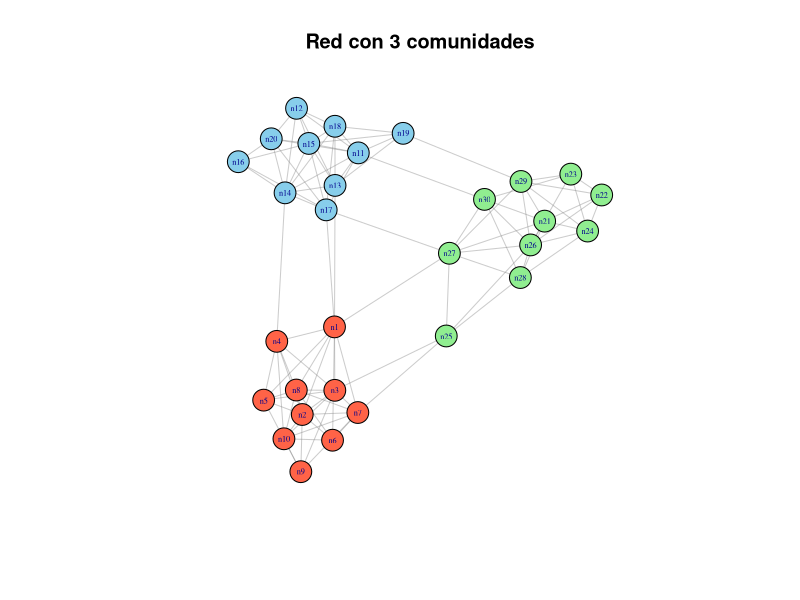
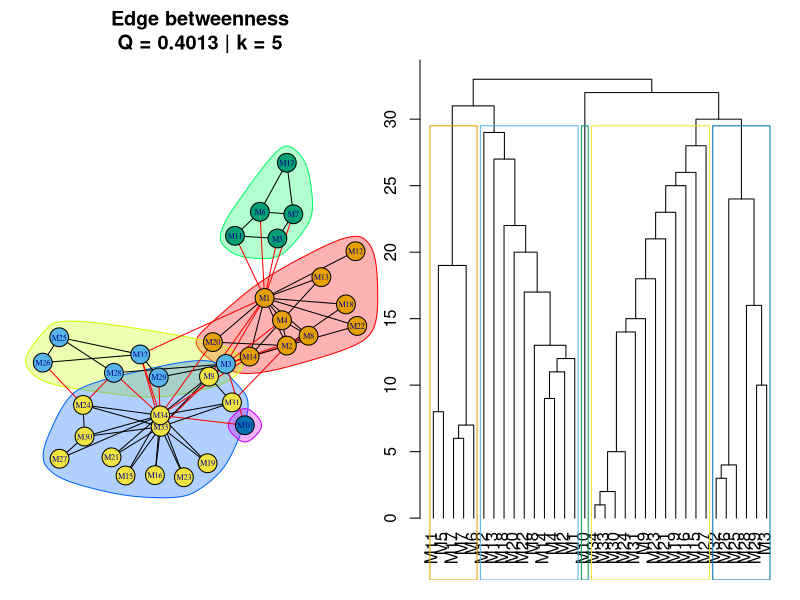
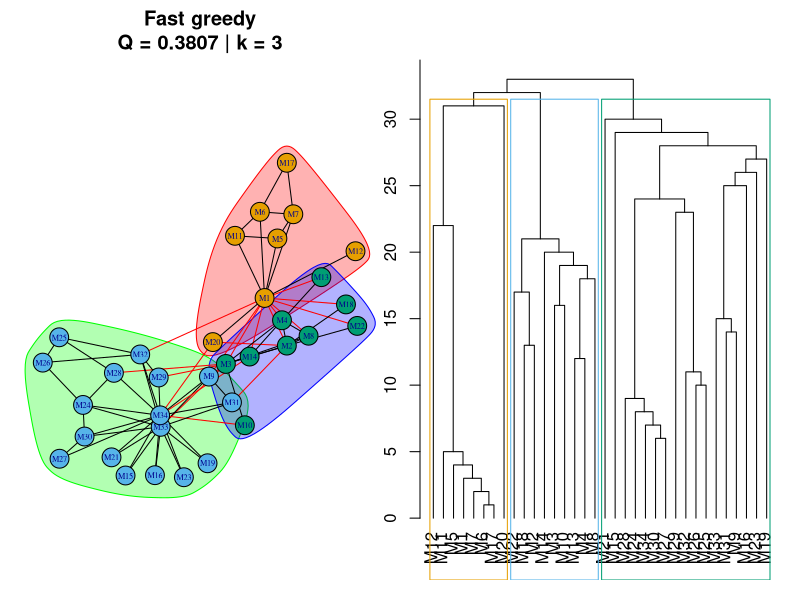
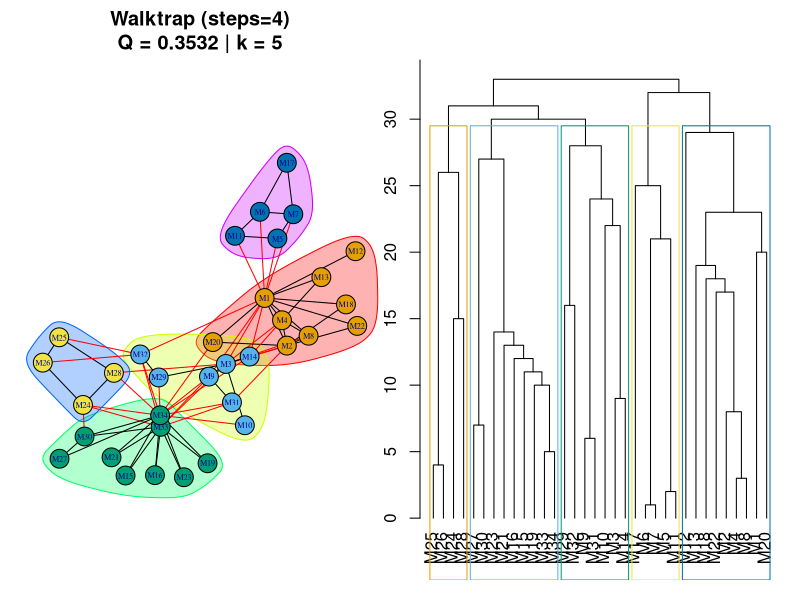
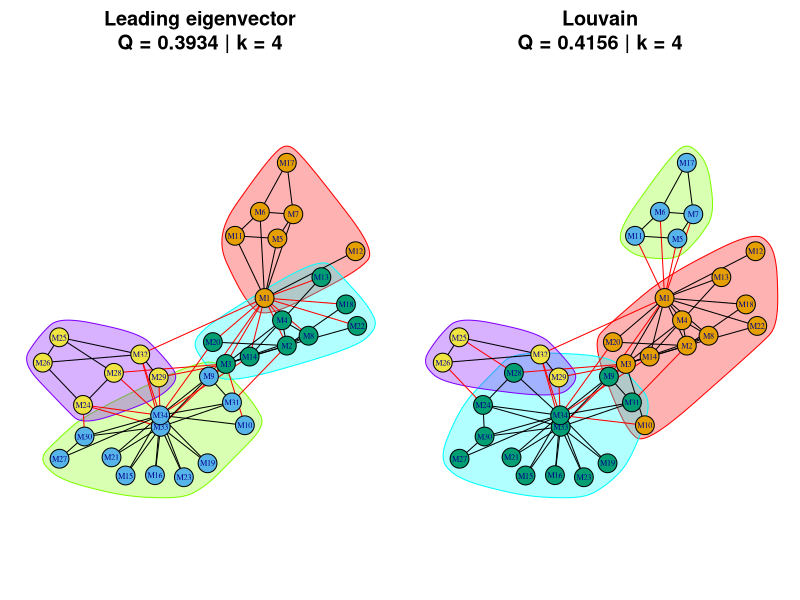
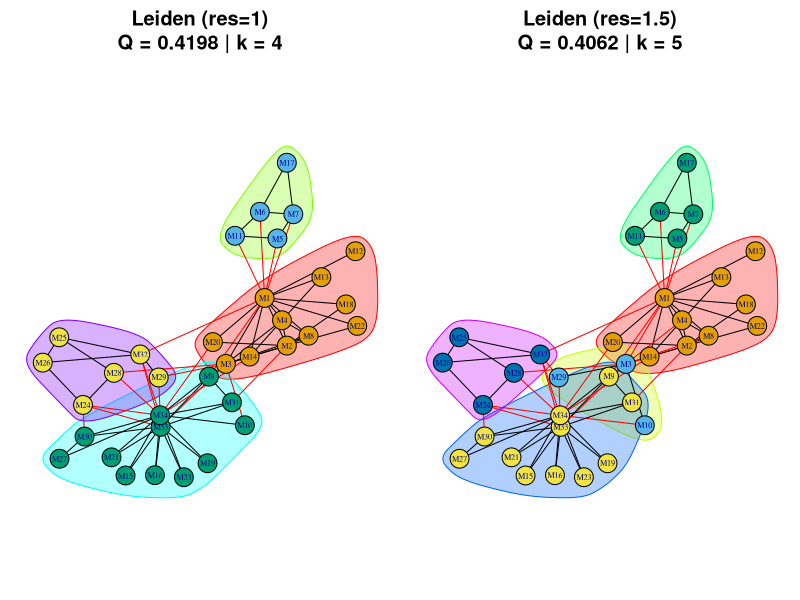
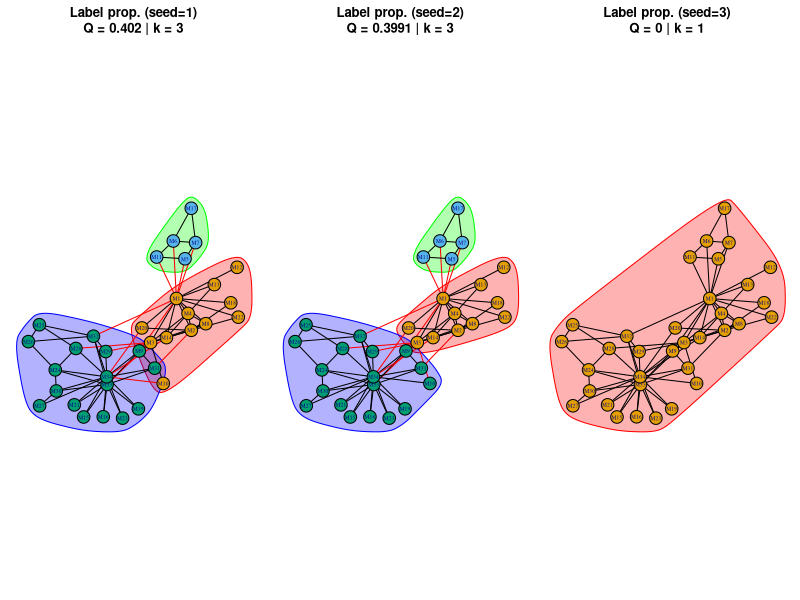
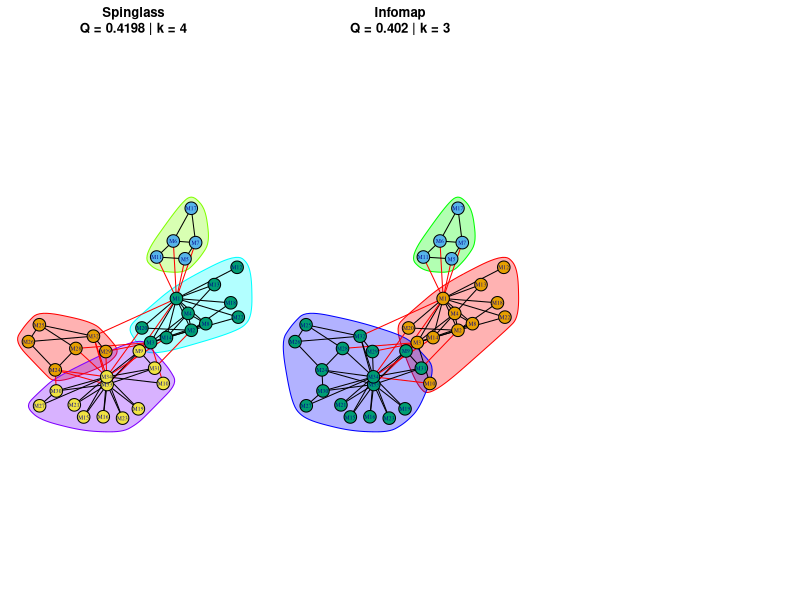

These charts were generated, in order, by the following R code:
## ---- chunk 1
#| label: setup-cap7

library(igraph)
## ---- chunk 2
#| label: fig-comunidades-concepto
#| fig-cap: "Ejemplo visual: red con 3 comunidades claramente separadas"
#| fig-alt: "Red con tres grupos de nodos densamente conectados internamente y escasamente conectados entre sí"

set.seed(42)

# Crear una red con estructura de comunidades clara
g_demo <- sample_islands(islands.n = 3, islands.size = 10, 
                         islands.pin = 0.6, n.inter = 3)
V(g_demo)$name <- paste0("n", 1:vcount(g_demo))

# Colorear por comunidad real
colores_demo <- rep(c("tomato", "skyblue", "lightgreen"), each = 10)

plot(g_demo,
     vertex.color = colores_demo,
     vertex.size = 12,
     vertex.label.cex = 0.5,
     edge.color = adjustcolor("gray50", 0.4),
     main = "Red con 3 comunidades")
## ---- chunk 3
#| label: modularidad-demo

# Asignar comunidades "reales" a la red demo
memb_real <- rep(1:3, each = 10)

cat("Modularidad con comunidades correctas:", 
    round(modularity(g_demo, memb_real), 4), "\n")

# Comparar con una asignación aleatoria
set.seed(10)
memb_random <- sample(1:3, vcount(g_demo), replace = TRUE)
cat("Modularidad con comunidades aleatorias:", 
    round(modularity(g_demo, memb_random), 4), "\n")
## ---- chunk 4
#| label: crear-karate

g <- make_graph("Zachary")
V(g)$name <- paste0("M", 1:vcount(g))

set.seed(42)
lay <- layout_with_fr(g)
## ---- chunk 5
#| label: fig-edge-betweenness
#| fig-cap: "Comunidades por edge betweenness (Girvan-Newman)"
#| fig-alt: "Red de Zachary coloreada por comunidades detectadas con el algoritmo de edge betweenness"
#| fig-width: 10
#| fig-height: 5

c_eb <- cluster_edge_betweenness(g)

par(mfrow = c(1, 2), mar = c(1, 1, 3, 1))

plot(c_eb, g, layout = lay,
     vertex.size = 12, vertex.label.cex = 0.5,
     main = paste0("Edge betweenness\nQ = ", round(modularity(g, membership(c_eb)), 4),
                   " | k = ", length(c_eb)))

# Dendrograma
plot_dendrogram(c_eb, mode = "hclust",
                main = "Dendrograma")
## ---- chunk 6
#| label: fig-fast-greedy
#| fig-cap: "Comunidades por fast greedy"
#| fig-width: 10
#| fig-height: 5

c_fg <- cluster_fast_greedy(g)

par(mfrow = c(1, 2), mar = c(1, 1, 3, 1))

plot(c_fg, g, layout = lay,
     vertex.size = 12, vertex.label.cex = 0.5,
     main = paste0("Fast greedy\nQ = ", round(modularity(g, membership(c_fg)), 4),
                   " | k = ", length(c_fg)))

plot_dendrogram(c_fg, mode = "hclust", main = "Dendrograma")
## ---- chunk 7
#| label: fig-walktrap
#| fig-cap: "Comunidades por walktrap con caminatas de 4 pasos"
#| fig-width: 10
#| fig-height: 5

c_wt <- cluster_walktrap(g, steps = 4)

par(mfrow = c(1, 2), mar = c(1, 1, 3, 1))

plot(c_wt, g, layout = lay,
     vertex.size = 12, vertex.label.cex = 0.5,
     main = paste0("Walktrap (steps=4)\nQ = ", round(modularity(g, membership(c_wt)), 4),
                   " | k = ", length(c_wt)))

plot_dendrogram(c_wt, mode = "hclust", main = "Dendrograma")
## ---- chunk 8
#| label: fig-leading-eigen
#| fig-cap: "Comunidades por leading eigenvector"

c_le <- cluster_leading_eigen(g)

plot(c_le, g, layout = lay,
     vertex.size = 12, vertex.label.cex = 0.5,
     main = paste0("Leading eigenvector\nQ = ", round(modularity(g, membership(c_le)), 4),
                   " | k = ", length(c_le)))
## ---- chunk 9
#| label: fig-louvain
#| fig-cap: "Comunidades por Louvain"

c_lv <- cluster_louvain(g)

plot(c_lv, g, layout = lay,
     vertex.size = 12, vertex.label.cex = 0.5,
     main = paste0("Louvain\nQ = ", round(modularity(g, membership(c_lv)), 4),
                   " | k = ", length(c_lv)))
## ---- chunk 10
#| label: fig-leiden
#| fig-cap: "Comunidades por Leiden con dos resoluciones diferentes"
#| fig-width: 12
#| fig-height: 5

c_ld1 <- cluster_leiden(g, objective_function = "modularity", resolution = 1)
c_ld2 <- cluster_leiden(g, objective_function = "modularity", resolution = 1.5)

# Leiden no almacena modularidad en el objeto, hay que calcularla manualmente
q_ld1 <- modularity(g, membership(c_ld1))
q_ld2 <- modularity(g, membership(c_ld2))

par(mfrow = c(1, 2), mar = c(1, 1, 3, 1))

plot(c_ld1, g, layout = lay,
     vertex.size = 12, vertex.label.cex = 0.5,
     main = paste0("Leiden (res=1)\nQ = ", round(q_ld1, 4),
                   " | k = ", length(c_ld1)))

plot(c_ld2, g, layout = lay,
     vertex.size = 12, vertex.label.cex = 0.5,
     main = paste0("Leiden (res=1.5)\nQ = ", round(q_ld2, 4),
                   " | k = ", length(c_ld2)))
## ---- chunk 11
#| label: fig-label-prop
#| fig-cap: "Comunidades por label propagation (3 ejecuciones)"
#| fig-width: 14
#| fig-height: 5

par(mfrow = c(1, 3), mar = c(1, 1, 3, 1))

for (s in 1:3) {
  set.seed(s)
  c_lp <- cluster_label_prop(g)
  plot(c_lp, g, layout = lay,
       vertex.size = 12, vertex.label.cex = 0.5,
       main = paste0("Label prop. (seed=", s, ")\nQ = ", 
                     round(modularity(g, membership(c_lp)), 4),
                     " | k = ", length(c_lp)))
}
## ---- chunk 12
#| label: fig-spinglass
#| fig-cap: "Comunidades por spinglass"

set.seed(42)
c_sg <- cluster_spinglass(g, spins = 10)

plot(c_sg, g, layout = lay,
     vertex.size = 12, vertex.label.cex = 0.5,
     main = paste0("Spinglass\nQ = ", round(modularity(g, membership(c_sg)), 4),
                   " | k = ", length(c_sg)))
## ---- chunk 13
#| label: fig-infomap
#| fig-cap: "Comunidades por Infomap"

c_im <- cluster_infomap(g)

plot(c_im, g, layout = lay,
     vertex.size = 12, vertex.label.cex = 0.5,
     main = paste0("Infomap\nQ = ", round(modularity(g, membership(c_im)), 4),
                   " | k = ", length(c_im)))
## ---- chunk 14
#| label: fig-fluid
#| fig-cap: "Comunidades por fluid communities (k=2, 3 y 4)"
#| fig-width: 14
#| fig-height: 5

par(mfrow = c(1, 3), mar = c(1, 1, 3, 1))

for (k in 2:4) {
  set.seed(42)
  c_fl <- cluster_fluid_communities(g, no.of.communities = k)
  q_fl <- modularity(g, membership(c_fl))
  plot(c_fl, g, layout = lay,
       vertex.size = 12, vertex.label.cex = 0.5,
       main = paste0("Fluid (k=", k, ")\nQ = ", 
                     round(q_fl, 4)))
}
## ---- chunk 15
#| label: fig-optimal
#| fig-cap: "Comunidades por optimización exacta de modularidad"

c_opt <- cluster_optimal(g)

plot(c_opt, g, layout = lay,
     vertex.size = 12, vertex.label.cex = 0.5,
     main = paste0("Optimal\nQ = ", round(modularity(g, membership(c_opt)), 4),
                   " | k = ", length(c_opt)))
## ---- chunk 16
#| label: tabla-comparacion-algoritmos

set.seed(42)

# Ejecutar todos los algoritmos
algoritmos <- list(
  "Edge betweenness"   = cluster_edge_betweenness(g),
  "Fast greedy"        = cluster_fast_greedy(g),
  "Walktrap"           = cluster_walktrap(g),
  "Leading eigenvector" = cluster_leading_eigen(g),
  "Louvain"            = cluster_louvain(g),
  "Leiden"             = cluster_leiden(g, objective_function = "modularity"),
  "Label propagation"  = cluster_label_prop(g),
  "Spinglass"          = cluster_spinglass(g),
  "Infomap"            = cluster_infomap(g),
  "Fluid (k=2)"        = cluster_fluid_communities(g, no.of.communities = 2),
  "Optimal"            = cluster_optimal(g)
)

comparacion <- data.frame(
  Algoritmo = names(algoritmos),
  Comunidades = sapply(algoritmos, length),
  Modularidad = round(sapply(algoritmos, function(c) modularity(g, membership(c))), 4),
  Tamaño_max = sapply(algoritmos, function(c) max(sizes(c))),
  Tamaño_min = sapply(algoritmos, function(c) min(sizes(c)))
)

comparacion <- comparacion[order(comparacion$Modularidad, decreasing = TRUE), ]

knitr::kable(comparacion,
             caption = "Comparación de los 11 algoritmos de detección de comunidades",
             col.names = c("Algoritmo", "Comunidades", "Modularidad", 
                           "Tamaño máx.", "Tamaño mín."),
             row.names = FALSE)
## ---- chunk 17
#| label: fig-comparacion-6-algoritmos
#| fig-cap: "Seis algoritmos aplicados a la red de Zachary"
#| fig-alt: "Panel de 6 redes, cada una coloreada por las comunidades detectadas con un algoritmo diferente"
#| fig-width: 14
#| fig-height: 10

seleccion <- c("Edge betweenness", "Fast greedy", "Walktrap", 
               "Louvain", "Leiden", "Optimal")

par(mfrow = c(2, 3), mar = c(1, 1, 3, 1))

for (nombre in seleccion) {
  c_alg <- algoritmos[[nombre]]
  q_alg <- modularity(g, membership(c_alg))
  plot(c_alg, g, layout = lay,
       vertex.size = 12, vertex.label.cex = 0.45,
       main = paste0(nombre, "\nQ = ", round(q_alg, 4),
                     " | k = ", length(c_alg)))
}
## ---- chunk 18
#| label: fig-modularidad-barplot
#| fig-cap: "Modularidad de cada algoritmo en la red de Zachary"
#| fig-alt: "Gráfico de barras ordenado por modularidad de mayor a menor"
#| fig-height: 6

comp_sorted <- comparacion[order(comparacion$Modularidad, decreasing = TRUE), ]

barplot(comp_sorted$Modularidad,
        names.arg = comp_sorted$Algoritmo,
        col = hcl.colors(nrow(comp_sorted), palette = "Zissou 1"),
        main = "Modularidad por algoritmo",
        ylab = "Modularidad (Q)",
        las = 2, cex.names = 0.7,
        ylim = c(0, max(comp_sorted$Modularidad) * 1.15))

# Línea del óptimo
q_optimo <- modularity(g, membership(algoritmos[["Optimal"]]))
abline(h = q_optimo, col = "red", lty = 2, lwd = 2)
legend("topright", "Óptimo", col = "red", lty = 2, lwd = 2, bty = "n")
## ---- chunk 19
#| label: fig-nmi-matrix
#| fig-cap: "Similitud (NMI) entre las particiones de todos los algoritmos"
#| fig-alt: "Heatmap de similitud entre algoritmos: valores cercanos a 1 indican particiones similares"
#| fig-width: 9
#| fig-height: 8

n_alg <- length(algoritmos)
nmi_mat <- matrix(0, n_alg, n_alg)
rownames(nmi_mat) <- colnames(nmi_mat) <- names(algoritmos)

for (i in 1:n_alg) {
  for (j in 1:n_alg) {
    nmi_mat[i, j] <- compare(algoritmos[[i]], algoritmos[[j]], method = "nmi")
  }
}

heatmap(nmi_mat,
        col = hcl.colors(20, palette = "YlOrRd", rev = TRUE),
        scale = "none",
        margins = c(12, 12),
        main = "Similitud entre algoritmos (NMI)")
## ---- chunk 20
#| label: tabla-nmi

knitr::kable(round(nmi_mat, 3),
             caption = "Matriz de similitud NMI entre algoritmos")
## ---- chunk 21
#| label: ej-res-cap7-1

c1 <- cluster_louvain(g)
c2 <- cluster_walktrap(g)
c3 <- cluster_leading_eigen(g)

pares <- list(
  c("Louvain", "Walktrap"),
  c("Louvain", "Leading eigen"),
  c("Walktrap", "Leading eigen")
)
comunidades_lista <- list(c1, c2, c3)
nombres <- c("Louvain", "Walktrap", "Leading eigen")

resultados <- data.frame(
  Par = sapply(pares, paste, collapse = " vs. "),
  NMI = round(c(
    compare(c1, c2, method = "nmi"),
    compare(c1, c3, method = "nmi"),
    compare(c2, c3, method = "nmi")
  ), 4),
  Rand_ajustado = round(c(
    compare(c1, c2, method = "adjusted.rand"),
    compare(c1, c3, method = "adjusted.rand"),
    compare(c2, c3, method = "adjusted.rand")
  ), 4)
)

knitr::kable(resultados,
             caption = "Similitud entre tres algoritmos",
             col.names = c("Par de algoritmos", "NMI", "Rand ajustado"))
## ---- chunk 22
#| label: ej-res-cap7-2a

set.seed(42)

# Red con 4 comunidades de 15 nodos, 5 aristas entre comunidades
g_test <- sample_islands(islands.n = 4, islands.size = 15,
                         islands.pin = 0.5, n.inter = 5)
V(g_test)$name <- paste0("n", 1:vcount(g_test))

# Comunidades reales
memb_real <- rep(1:4, each = 15)

# Detectar con Louvain
c_test <- cluster_louvain(g_test)

cat("Comunidades reales: 4\n")
cat("Comunidades detectadas:", length(c_test), "\n")
cat("NMI:", round(compare(memb_real, membership(c_test), method = "nmi"), 4), "\n")
cat("Modularidad:", round(modularity(g_test, membership(c_test)), 4), "\n")
## ---- chunk 23
#| label: fig-ej-res-cap7-2
#| fig-cap: "Comunidades reales (izq.) vs. detectadas por Louvain (der.)"
#| fig-width: 12
#| fig-height: 5

lay_test <- layout_with_fr(g_test)

par(mfrow = c(1, 2), mar = c(1, 1, 3, 1))

plot(g_test, layout = lay_test,
     vertex.color = memb_real,
     vertex.size = 10, vertex.label = NA,
     main = "Comunidades reales")

plot(c_test, g_test, layout = lay_test,
     vertex.size = 10, vertex.label = NA,
     main = paste0("Louvain (NMI = ", 
                   round(compare(memb_real, membership(c_test), method = "nmi"), 3), ")"))
